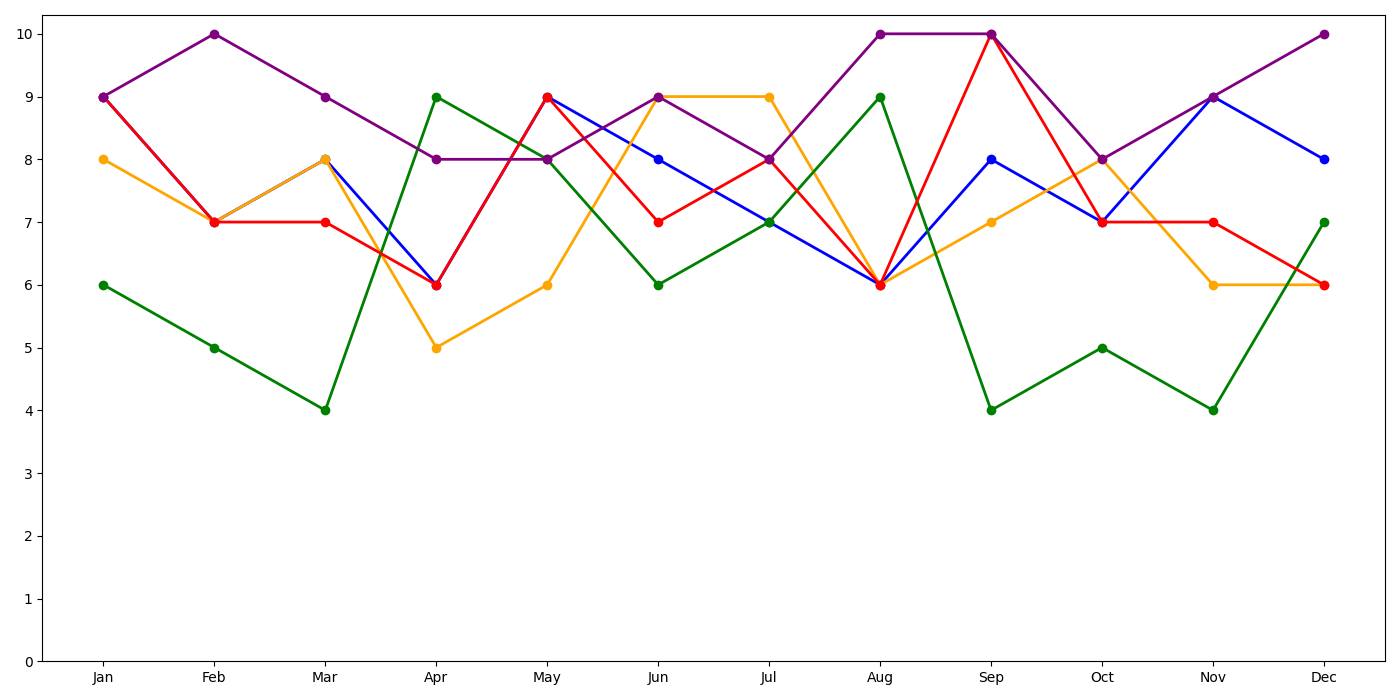

The Python source for this figure:
import matplotlib.pyplot as plt
import numpy as np

months = np.array(['Jan', 'Feb', 'Mar', 'Apr', 'May', 'Jun', 'Jul', 'Aug', 'Sep', 'Oct', 'Nov', 'Dec'])
interest_data = {
    'Coding': np.array([9, 7, 8, 6, 9, 8, 7, 6, 8, 7, 9, 8]),  # Manually shuffled
    'Cooking': np.array([8, 7, 8, 5, 6, 9, 9, 6, 7, 8, 6, 6]),  # Manually shuffled
    'Gardening': np.array([6, 5, 4, 9, 8, 6, 7, 9, 4, 5, 4, 7]),  # Manually shuffled
    'Hiking': np.array([9, 7, 7, 6, 9, 7, 8, 6, 10, 7, 7, 6]),  # Manually shuffled
    'Reading': np.array([9, 10, 9, 8, 8, 9, 8, 10, 10, 8, 9, 10])  # Manually shuffled
}

colors = {
    'Coding': 'blue',
    'Cooking': 'orange',
    'Gardening': 'green',
    'Hiking': 'red',
    'Reading': 'purple'
}

fig, ax = plt.subplots(figsize=(14, 7))
for hobby, interest in interest_data.items():
    ax.plot(months, interest, marker='o', color=colors[hobby], linewidth=2)

ax.set_xticks(months)
ax.set_yticks(np.arange(0, 11, 1))

plt.tight_layout()
plt.show()
